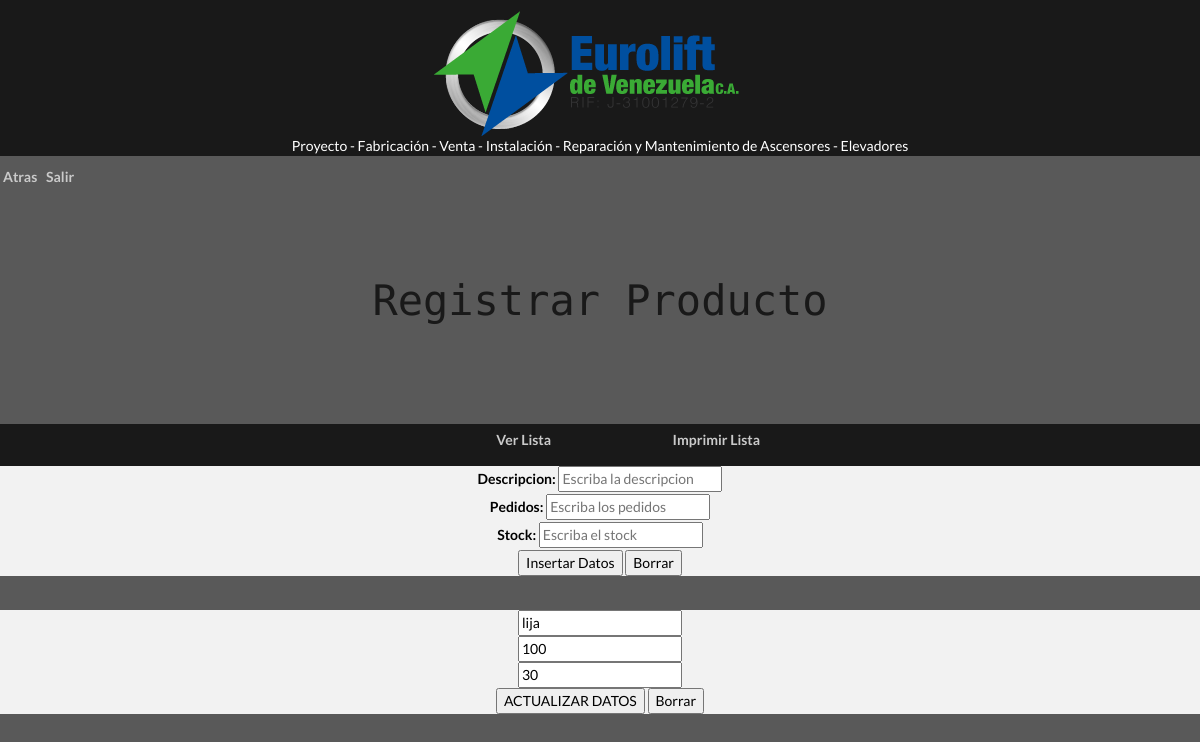
The page /registrar1.php?editar=1 on the database its author committed.
### tables this page shows
CREATE TABLE IF NOT EXISTS `tabla1` (
  `id` int(50) NOT NULL AUTO_INCREMENT,
  `descripcion` varchar(50) NOT NULL,
  `pedidos` int(50) NOT NULL,
  `stock` int(50) NOT NULL,
  PRIMARY KEY (`id`)
);

### editar1.php (the view, shortened to what this page needs)
<?php
     if(isset($_GET['editar'])){
     	$editar_id = $_GET['editar'];
        $consulta = "SELECT * FROM tabla1 WHERE id = $editar_id";
        $ejecutar = mysqli_query($con, $consulta);
        $fila = mysqli_fetch_array($ejecutar);
               $descripcion = $fila['descripcion'];
               $pedidos = $fila['pedidos'];
               $stock = $fila['stock'];
    }
?>
<br/>
<center><form method = "POST" action = "" style = "background-color: #F2F2F2;">
    <font color='black'><input type = "text" name = "descripcion" value = "<?php echo $descripcion; ?> "><br/></font>
    <font color='black'><input type = "text" name = "pedidos" value = "<?php echo $pedidos; ?> "><br/></font>
    <font color='black'><input type = "text" name = "stock" value = "<?php echo $stock; ?> "><br/></font>
    <font color='black'><input type = "submit" name = "actualizar" value = "ACTUALIZAR DATOS"></font>
    <font color='black'><input id="saveForm" class="button_text" type="reset" name="reset" value="Borrar"/></font>
</form></center>

### css/main.css (style rules this page uses)
body { background-color: rgb(89, 89, 89); color: white; font-family: 'Lato', sans-serif; }

### rows shown on the page
tabla1: descripcion "lija", pedidos "100", stock "30"
